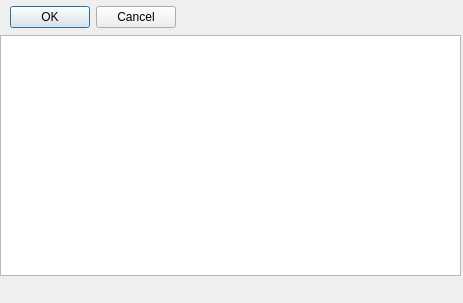
<?xml version="1.0" encoding="UTF-8"?>
<ui version="4.0">
 <class>TableDock</class>
 <widget class="QgsDockWidget" name="TableDock">
  <property name="geometry">
   <rect>
    <x>0</x>
    <y>0</y>
    <width>463</width>
    <height>303</height>
   </rect>
  </property>
  <property name="sizePolicy">
   <sizepolicy hsizetype="Preferred" vsizetype="Fixed">
    <horstretch>0</horstretch>
    <verstretch>0</verstretch>
   </sizepolicy>
  </property>
  <property name="minimumSize">
   <size>
    <width>171</width>
    <height>303</height>
   </size>
  </property>
  <property name="windowTitle">
   <string>Tile list</string>
  </property>
  <widget class="QWidget" name="dockWidgetContents">
   <widget class="QDialogButtonBox" name="buttonBox">
    <property name="geometry">
     <rect>
      <x>5</x>
      <y>5</y>
      <width>171</width>
      <height>25</height>
     </rect>
    </property>
    <property name="sizePolicy">
     <sizepolicy hsizetype="Expanding" vsizetype="Fixed">
      <horstretch>0</horstretch>
      <verstretch>0</verstretch>
     </sizepolicy>
    </property>
    <property name="orientation">
     <enum>Qt::Horizontal</enum>
    </property>
    <property name="standardButtons">
     <set>QDialogButtonBox::Cancel|QDialogButtonBox::Ok</set>
    </property>
   </widget>
   <widget class="QTableWidget" name="list_table">
    <property name="geometry">
     <rect>
      <x>0</x>
      <y>35</y>
      <width>461</width>
      <height>241</height>
     </rect>
    </property>
    <property name="sizePolicy">
     <sizepolicy hsizetype="Expanding" vsizetype="Preferred">
      <horstretch>0</horstretch>
      <verstretch>0</verstretch>
     </sizepolicy>
    </property>
    <property name="font">
     <font>
      <pointsize>8</pointsize>
     </font>
    </property>
    <property name="sizeAdjustPolicy">
     <enum>QAbstractScrollArea::AdjustToContents</enum>
    </property>
    <property name="wordWrap">
     <bool>false</bool>
    </property>
   </widget>
  </widget>
 </widget>
 <customwidgets>
  <customwidget>
   <class>QgsDockWidget</class>
   <extends>QDockWidget</extends>
   <header>qgsdockwidget.h</header>
   <container>1</container>
  </customwidget>
 </customwidgets>
 <resources/>
 <connections/>
</ui>
